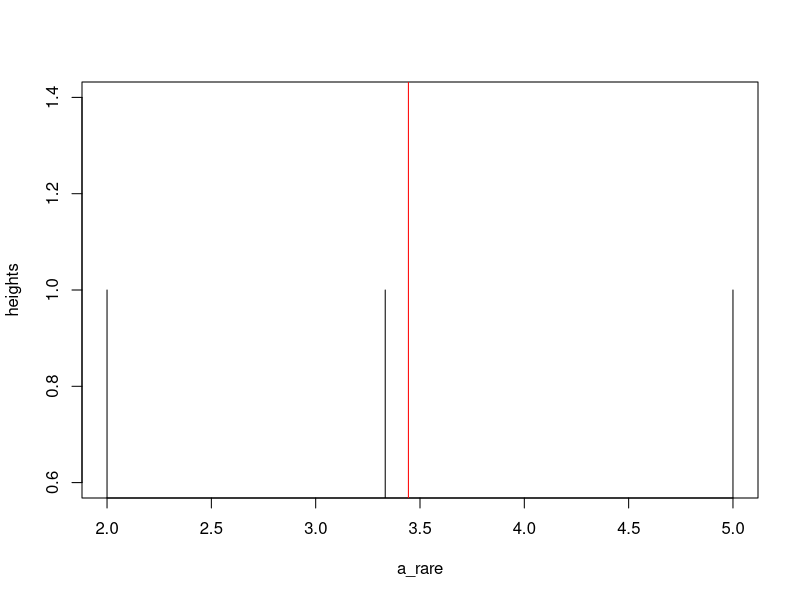
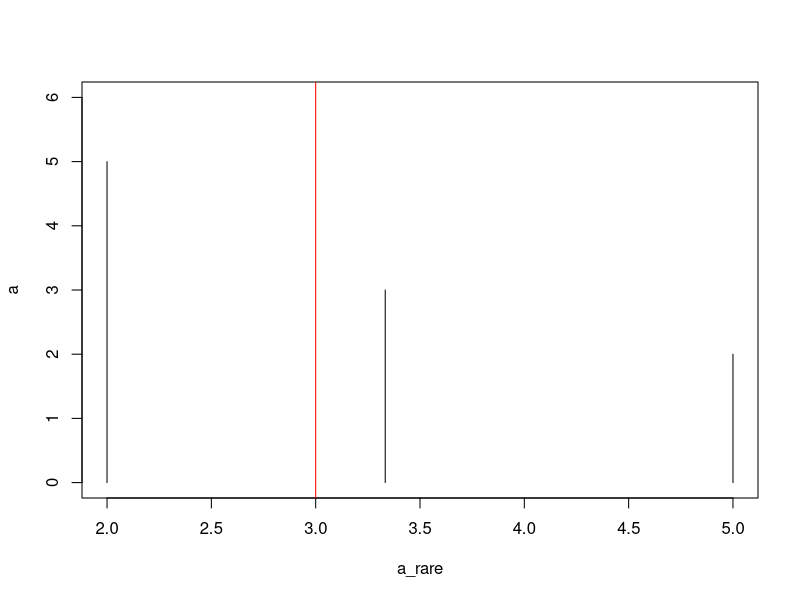
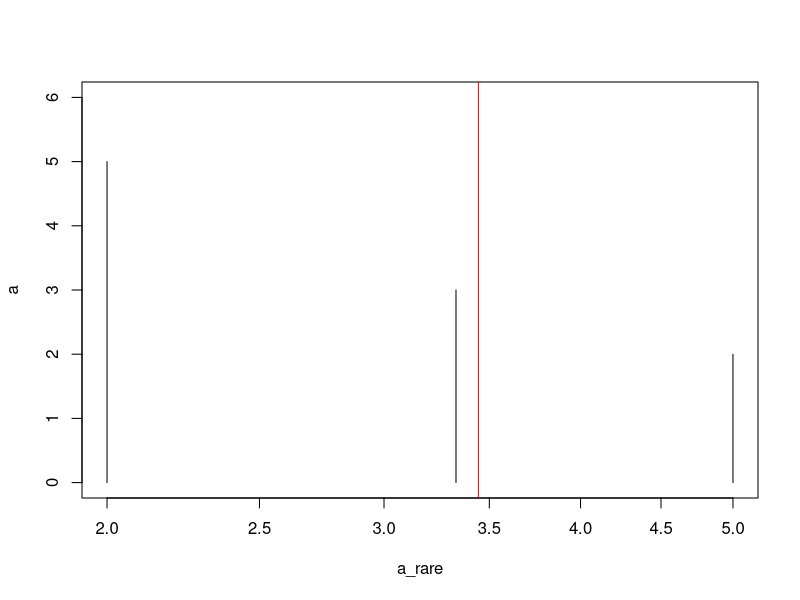

Source code (R) for these figures, in order:
# I want to play with visualizing the mean as the middle of a distribution, where different values of l correspond to different scalings. 

#start by taking a very simple distribution like 2,3,5
library(tidyverse)
library(vegan)

a<-c(2,3,5)
a_norm<-a/sum(a)
a_rare<-1/a_norm
a_rare
#unweighted by # individuals
heights<-rep(1, length(a_rare))
plot(a_rare,heights, type="h", )
abline(v=mean(a_rare), col="red")

#weighted by # individuals
plot(a_rare,a, type="h", ylim=c(0,6) )
abline(v=1/(mean(a)/sum(a)), col="red")

#rescale x axis
plot(a_rare,a, type="h", ylim=c(0,6), log="x" )
abline(v=mean(a_rare), col="red")



